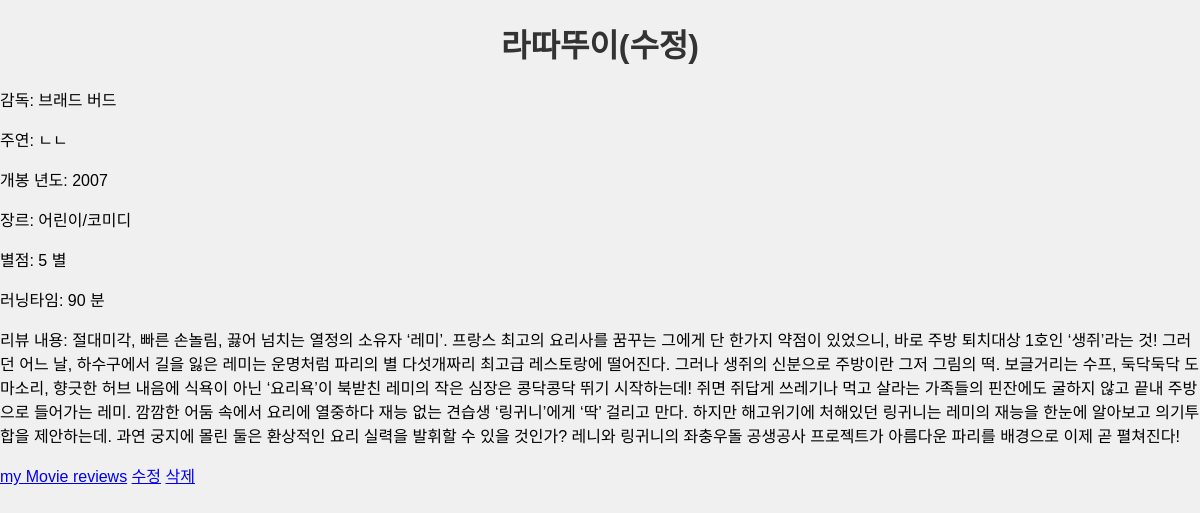
Page /posts/2/ on the committed database.
### posts/models.py (models this page shows, shortened)
class Review(models.Model):
    title = models.CharField(max_length=200)
    director = models.TextField(default='')
    actors = models.TextField(default='')
    release_year = models.IntegerField()
    genre = models.CharField(max_length=100)
    rating = models.IntegerField()
    runtime = models.TextField(default='')
    content = models.TextField(default='')  # 기본값으로 빈 문자열 설정

### posts/views.py (the view)
# urls.py: path('<int:review_id>/', review_detail, name='review_detail'),  # 리뷰 디테일 페이지
def review_detail(request, review_id):
    review = get_object_or_404(Review, id=review_id)
    return render(request, 'posts/review_detail.html', {'review': review})

### templates/posts/review_detail.html (shortened to what this page needs)
<!DOCTYPE html>
<html>
<head>
    {% load static %}
    <link rel="stylesheet" type="text/css" href="{% static 'styles.css' %}">
</head>
<body>
    <h1>{{ review.title }}</h1>
    <p>감독: {{ review.director }}</p>
    <p>주연: {{ review.actors }}</p>
    <p>개봉 년도: {{ review.release_year }}</p>
    <p>장르: {{ review.genre }}</p>
    <p>별점: {{ review.rating }} 별</p>
    <p>러닝타임: {{ review.runtime }} 분</p>
    <p>리뷰 내용: {{ review.content }}</p>
    <a href="{% url 'posts:review_list' %}">my Movie reviews</a>
    <a href="{% url 'posts:review_update' review.id %}">수정</a>
    <a href="{% url 'posts:review_delete' review.id %}">삭제</a>
</body>
</html>

### posts/static/styles.css (style rules this page uses)
body { font-family: Arial, sans-serif; background-color: #f0f0f0; margin: 0; padding: 0; }
h1 { color: #333; text-align: center; margin-top: 20px; }

### rows in the picture
Review: title "라따뚜이(수정)", director "브래드 버드", actors "ㄴㄴ", release_year "2007", genre "어린이/코미디", rating "5", runtime "90", content "절대미각, 빠른 손놀림, 끓어 넘치는 열정의 소유자 ‘레미’. 프랑스 최고의 요리사를 꿈꾸는 그에게 단 한가지 약점이 있었으니, 바로 주방 퇴치대상 1호인 ‘생쥐’라는 것! 그러던 어느 날, 하수구에서 길을 잃은 레미는 운명처럼 파리의 별 다섯개짜리 최고급 레스토랑에 떨어진다. 그러나 생쥐의 신분으로 주방이란 그저 그림의 떡. 보글거리는 수프, 둑닥둑닥 도마소리, 향긋한 허브 내음에 식욕이 아닌 ‘요리욕’이 북받친 레미의 작은 심장은 콩닥콩닥 뛰기 시작하는데! 쥐면 쥐답게 쓰레기나 먹고 살라는 가족들의 핀잔에도 굴하지 않고 끝내 주방으로 들어가는 레미. 깜깜한 어둠 속에서 요리에 열중하다 재능 없는 견습생 ‘링귀니’에게 ‘딱’ 걸리고 만다. 하지만 해고위기에 처해있던 링귀니는 레미의 재능을 한눈에 알아보고 의기투합을 제안하는데. 과연 궁지에 몰린 둘은 환상적인 요리 실력을 발휘할 수 있을 것인가? 레니와 링귀니의 좌충우돌 공생공사 프로젝트가 아름다운 파리를 배경으로 이제 곧 펼쳐진다!"
